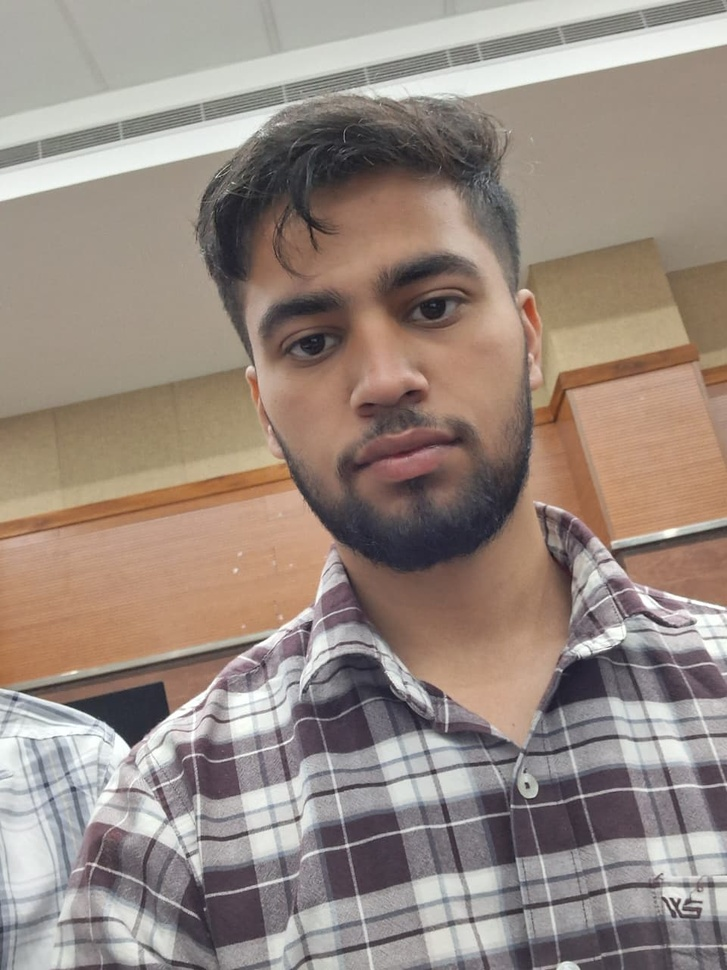
#> input picture dataset/combination/WhatsApp Image 2026-03-14 at 12.58.31.jpeg, 727 x 970 px, shrunk from 960 x 1280 before the run
$ python -i skin_features.py   (imports and definitions only)
#> lines starting #> are read from the running program, lines starting #| are printed output that depends on the picture; after the words box and inside, x2 and y2 are one past the last pixel; in counts of white or black regions, pixels touching at a corner belong together
#> further down, picture is the input picture: shape (970, 727, 3); mean B, G, R 129, 138, 152.4
import cv2
import numpy as np

def extract_skin(image):

    hsv = cv2.cvtColor(image, cv2.COLOR_BGR2HSV)
#> hsv: shape (970, 727, 3); mean H, S, V 56.5, 44.9, 153.7

    lower = np.array([0,40,60])
    upper = np.array([20,150,255])

    mask = cv2.inRange(hsv, lower, upper)
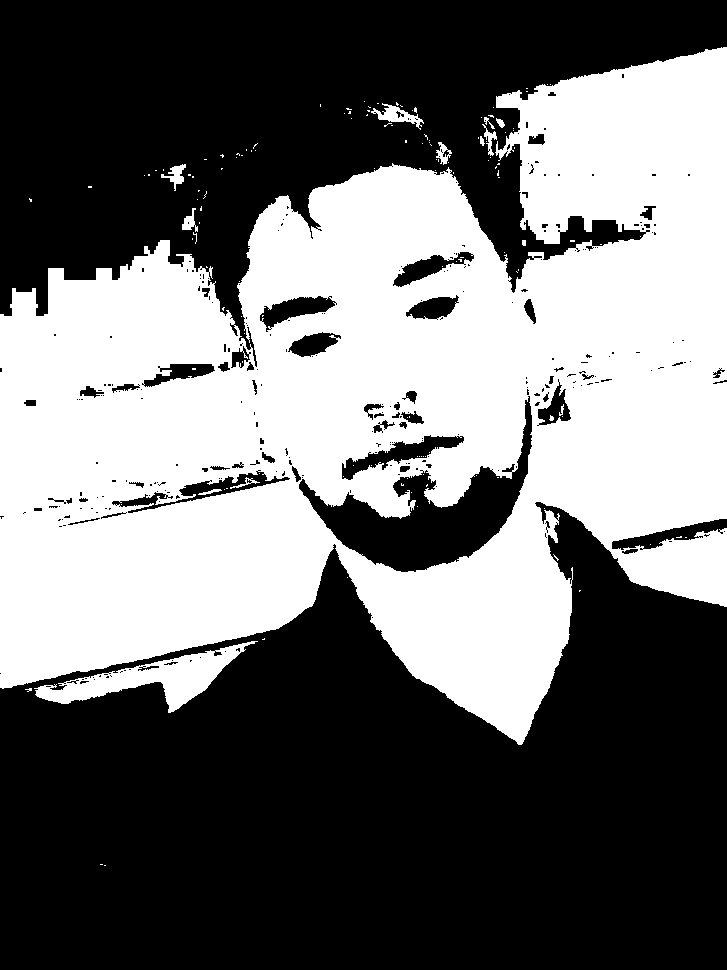
#> mask: shape (970, 727); 43.6% white; 141 white regions (126 under 20 px), largest, box (x1, y1, x2, y2) and area: (0, 47, 727, 745) 300565, (34, 641, 258, 713) 5065, (371, 103, 424, 130) 486

    skin = cv2.bitwise_and(image, image, mask=mask)
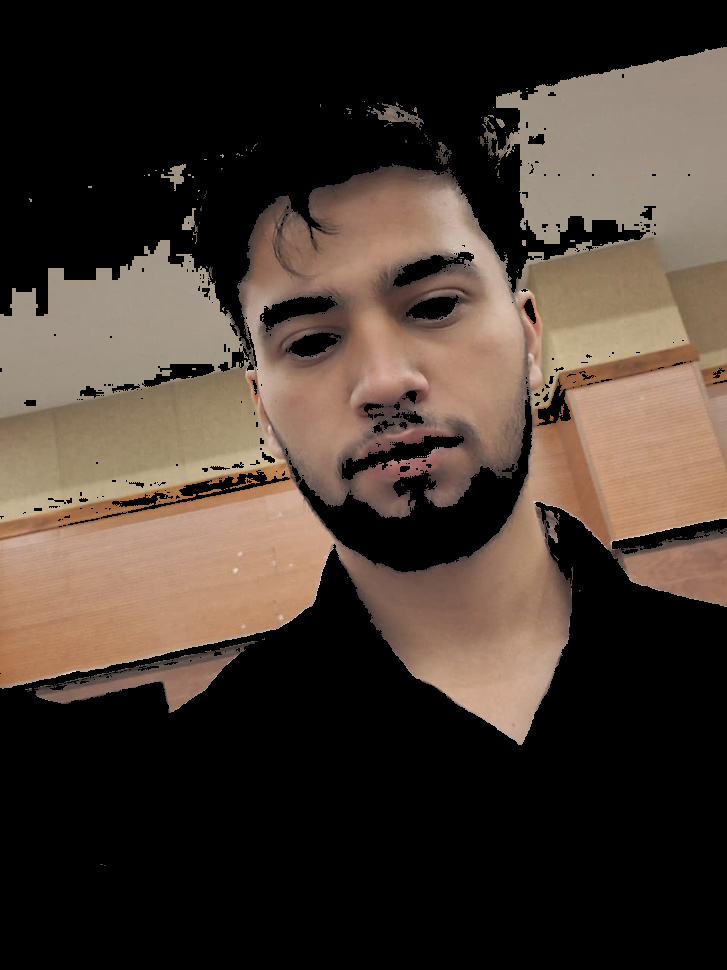
#> skin: shape (970, 727, 3); mean B, G, R 48.5, 57.6, 70

    return skin


def extract_features(image):

    gray = cv2.cvtColor(image, cv2.COLOR_BGR2GRAY)

    mean = np.mean(gray)
    std = np.std(gray)

    # brightness indicator (oil reflection)
    bright_pixels = np.sum(gray > 200)

    return [mean, std, bright_pixels]

>>> import cv2
>>> picture = cv2.imread('dataset/combination/WhatsApp Image 2026-03-14 at 12.58.31.jpeg')
>>> result = extract_skin(picture)

$ run again, on dataset/combination/WhatsApp Image 2026-03-14 at 15.51.59.jpeg
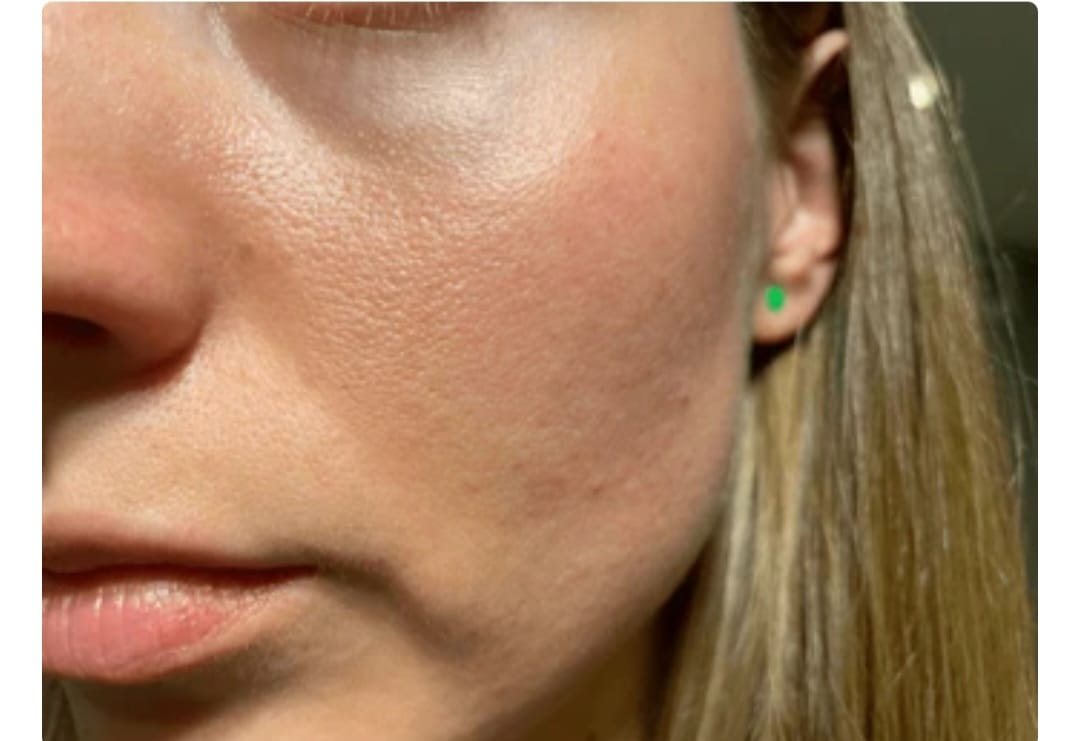
#> input picture dataset/combination/WhatsApp Image 2026-03-14 at 15.51.59.jpeg, 1080 x 741 px
#> picture is the input picture: shape (741, 1080, 3); mean B, G, R 101.9, 130.5, 166.1
#> hsv: shape (741, 1080, 3); mean H, S, V 13.9, 111.6, 166.3
#> in extract_skin, `mask = cv2.inRange(hsv, lower, upper)`:
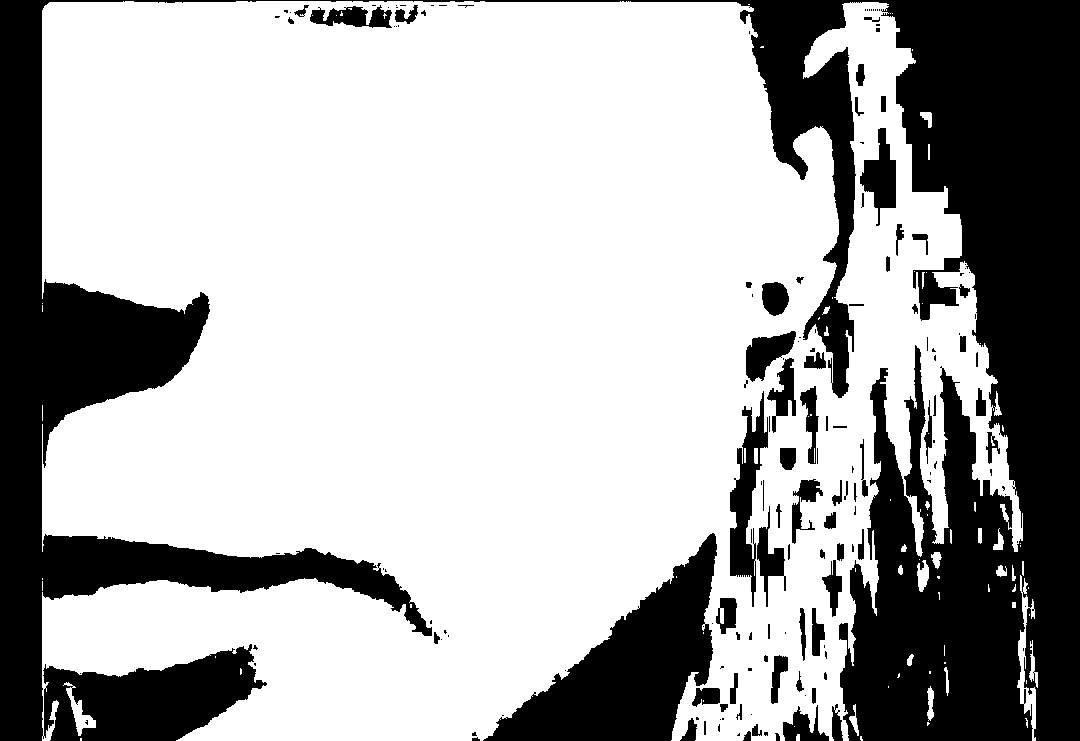
#> mask: shape (741, 1080); 68% white; 163 black regions (91 under 20 px), largest, box (x1, y1, x2, y2) and area: (0, 0, 1080, 741) 215084, (483, 533, 717, 741) 20630, (730, 391, 768, 607) 3348
#> in extract_skin, `skin = cv2.bitwise_and(image, image, mask=mask)`:
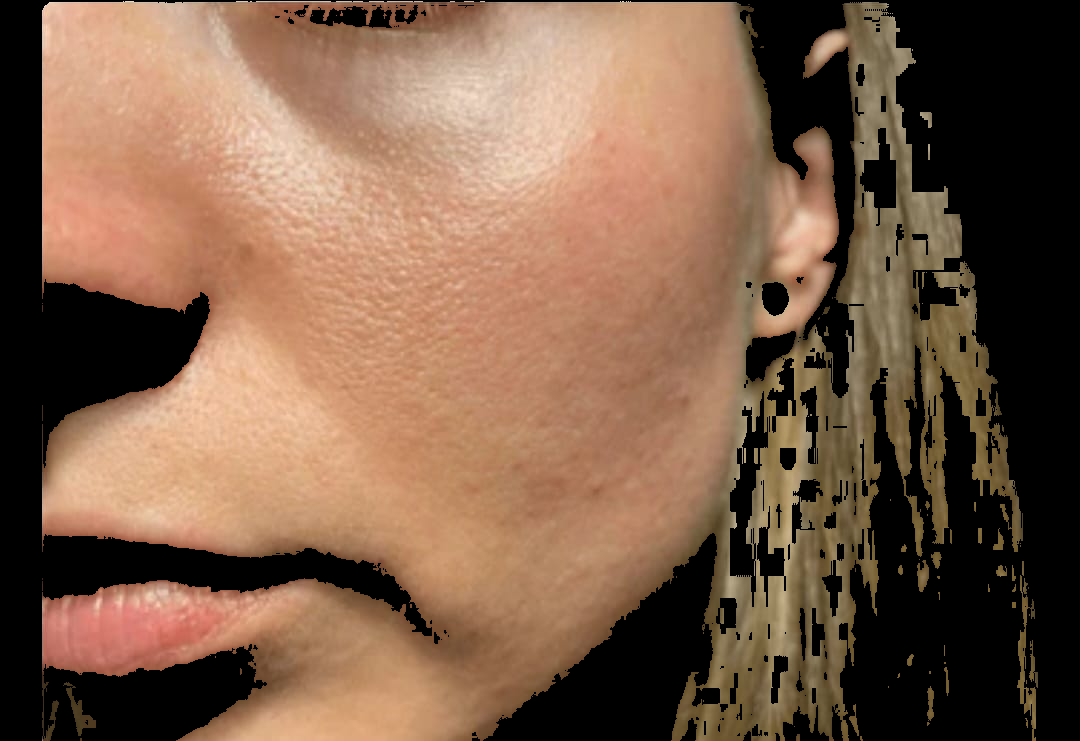
#> skin: shape (741, 1080, 3); mean B, G, R 72.8, 94, 124.1

$ run again, on dataset/combination/WhatsApp Image 2026-03-14 at 15.52.00.jpeg
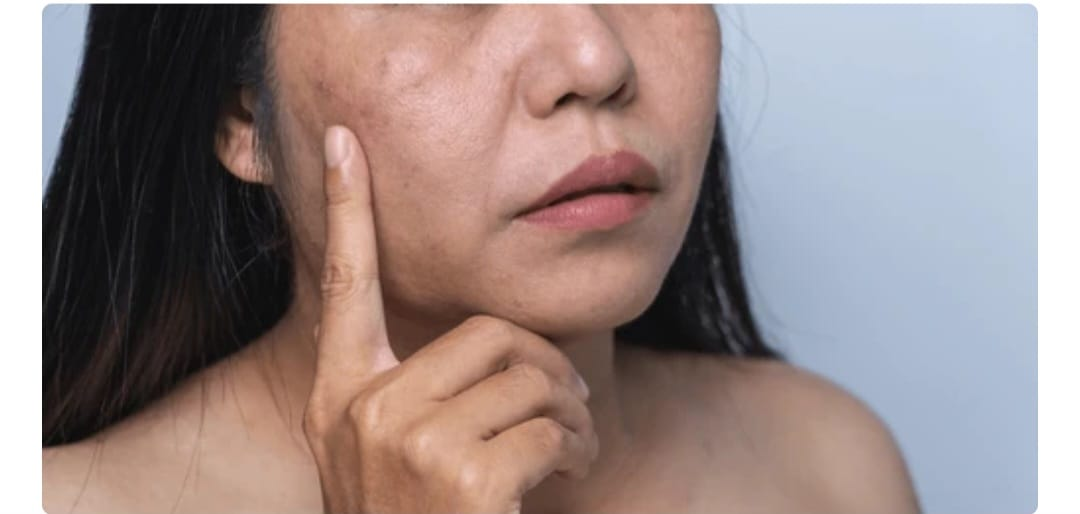
#> input picture dataset/combination/WhatsApp Image 2026-03-14 at 15.52.00.jpeg, 1080 x 514 px
#> picture is the input picture: shape (514, 1080, 3); mean B, G, R 134.6, 136.5, 152.9
#> hsv: shape (514, 1080, 3); mean H, S, V 48.4, 58.4, 162
#> in extract_skin, `mask = cv2.inRange(hsv, lower, upper)`:
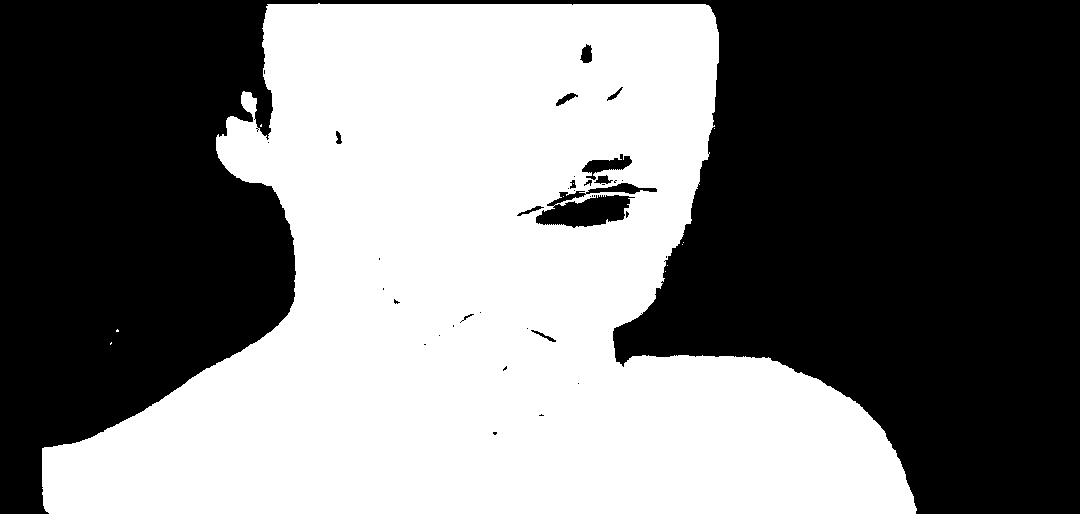
#> mask: shape (514, 1080); 47.7% white; 11 white regions (10 under 20 px), largest, box (x1, y1, x2, y2) and area: (42, 3, 917, 514) 264887
#> in extract_skin, `skin = cv2.bitwise_and(image, image, mask=mask)`:
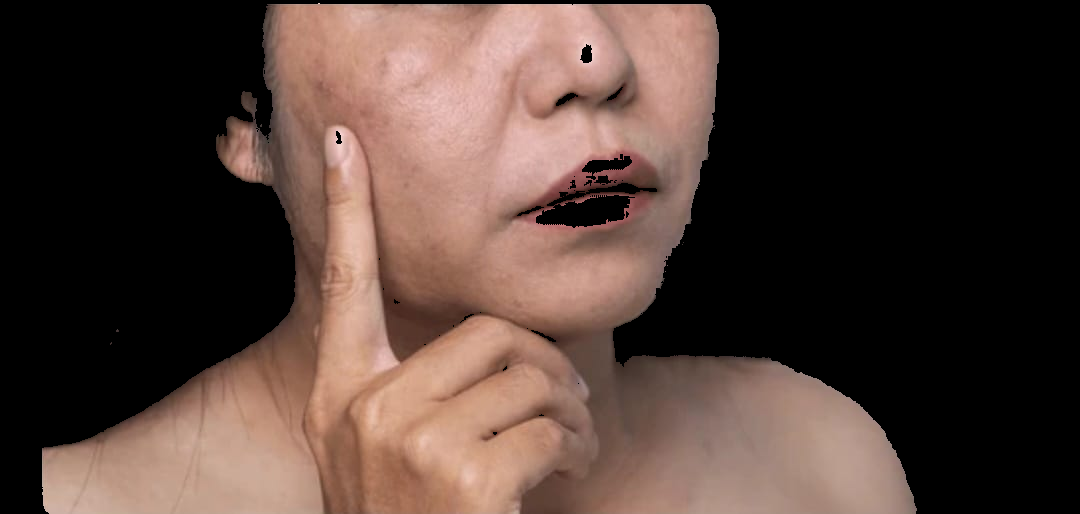
#> skin: shape (514, 1080, 3); mean B, G, R 54.5, 61.7, 81

$ run again, on dataset/combination/WhatsApp Image 2026-03-14 at 15.56.58.jpeg
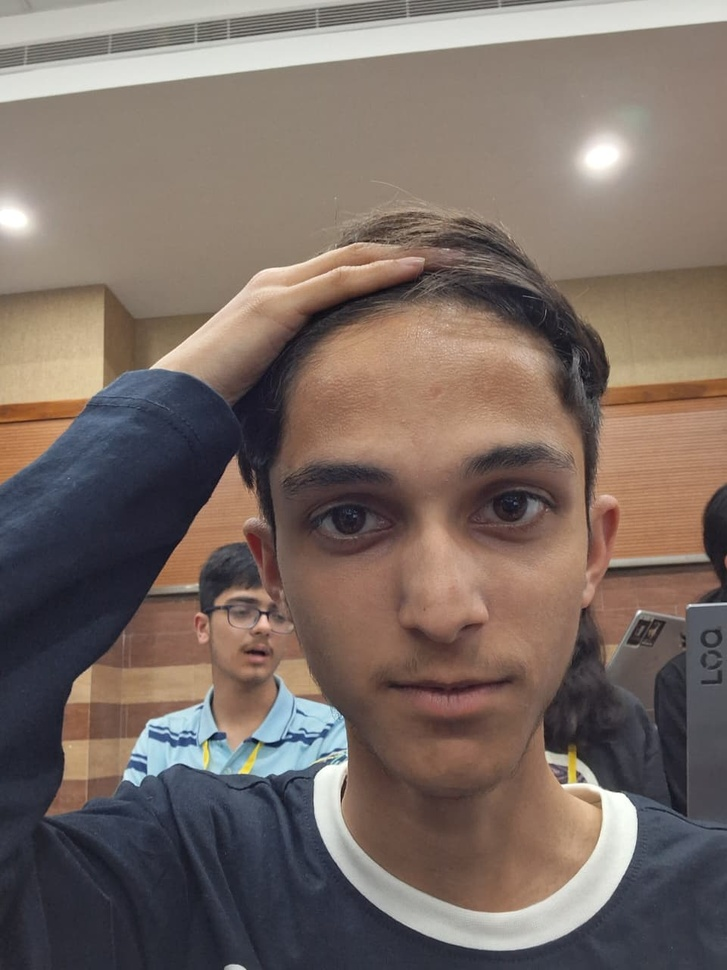
#> input picture dataset/combination/WhatsApp Image 2026-03-14 at 15.56.58.jpeg, 727 x 970 px, shrunk from 960 x 1280 before the run
#> picture is the input picture: shape (970, 727, 3); mean B, G, R 100.5, 107.9, 122.2
#> hsv: shape (970, 727, 3); mean H, S, V 45.9, 64.5, 127.1
#> in extract_skin, `mask = cv2.inRange(hsv, lower, upper)`:
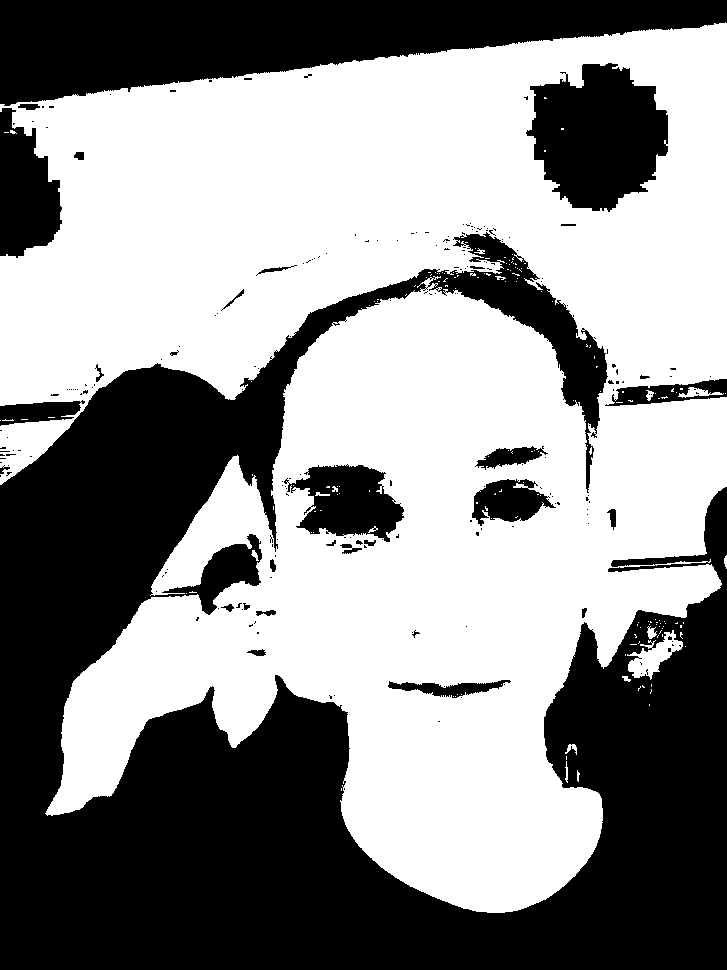
#> mask: shape (970, 727); 56.2% white; 214 black regions (182 under 20 px), largest, box (x1, y1, x2, y2) and area: (0, 232, 727, 970) 227645, (0, 0, 727, 106) 44958, (526, 63, 668, 212) 14859
#> in extract_skin, `skin = cv2.bitwise_and(image, image, mask=mask)`:
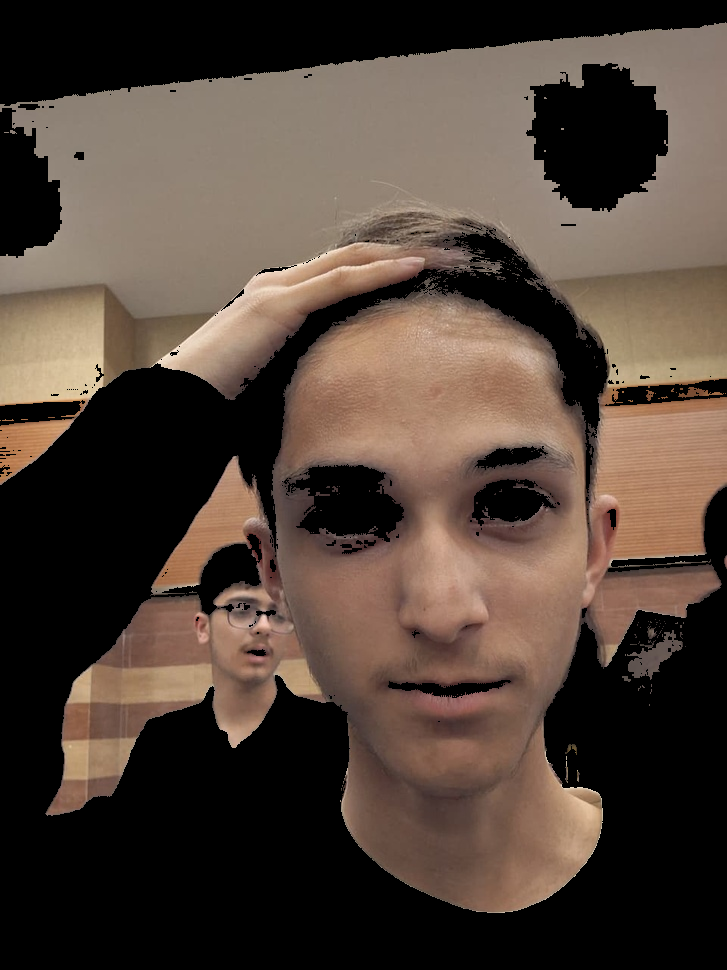
#> skin: shape (970, 727, 3); mean B, G, R 56.7, 66.5, 81.1
